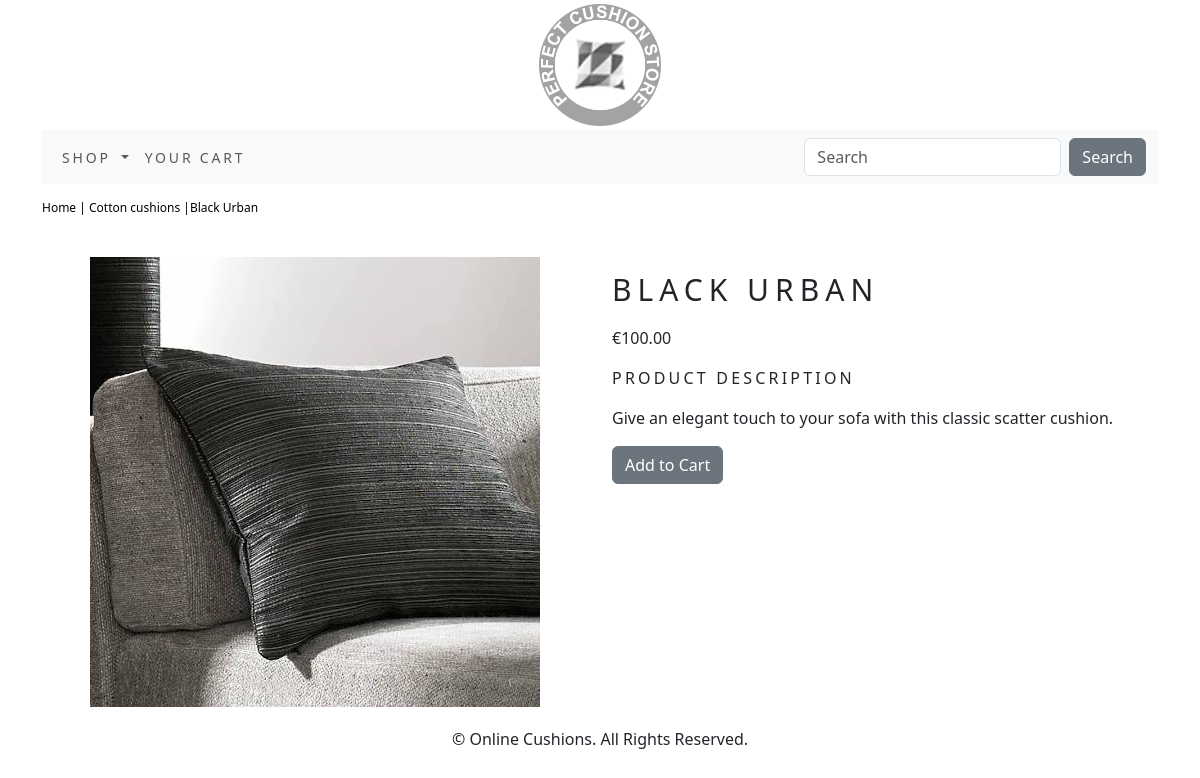
The page /3ee9d13e-3846-463f-86f7-d7e6ad6ecb55/1b5e0aeb-c369-4107-8d53-323a753851f0/ on the database as committed earlier.
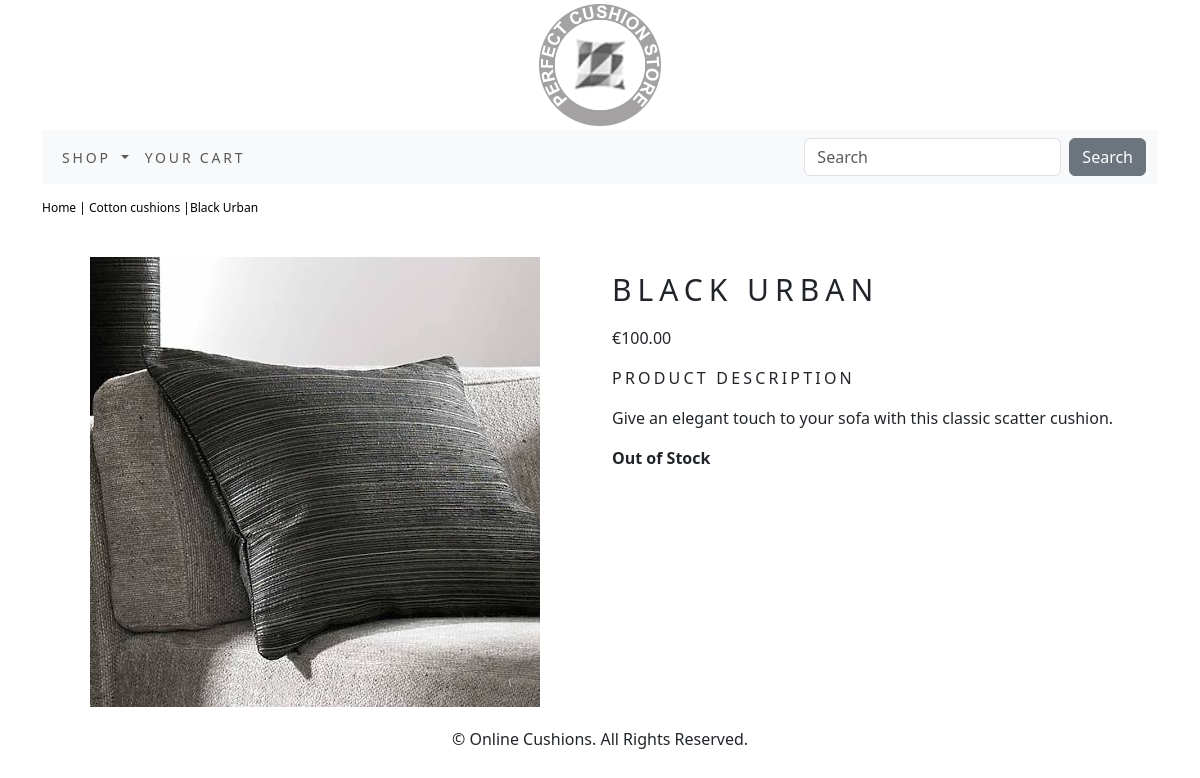
The same page on the database as committed later.
### shop/views.py (the view)
# urls.py: path('<uuid:category_id>/<uuid:product_id>/', views.product_detail, name= 'product_detail'),
def product_detail(request, category_id, product_id):
    product = get_object_or_404(Product, category_id=category_id, id=product_id)
    return render(request, 'shop/product.html', {'product':product})

### cart/context_processors.py (called while the page is built)
def counter(request):
    item_count = 0
    if 'admin' in request.path:
        return {}
    else:
        try:
            cart = Cart.objects.filter(cart_id=_cart_id(request))
            cart_items = CartItem.objects.all().filter(cart=cart[:1])
            for cart_item in cart_items:
                item_count += cart_item.quantity
        except Cart.DoesNotExist:
            item_count = 0
    return {'item_count':item_count}

### cart/views.py (called while the page is built)
def _cart_id(request):
    cart = request.session.session_key
    if not cart:
        cart = request.session.create()
    return cart

### shop/context_processors.py (called while the page is built)
def menu_links(request):
    links = Category.objects.all()
    return {'links':links}

### shop/models.py (called while the page is built)
    def get_absolute_url(self):
        return reverse('shop:products_by_category', args=[self.id])

    def __str__(self):
        return self.name

### shop/templates/shop/product.html (shortened to what this page needs)
{% extends "base.html" %}
{% load static %}
{% block content %}
    <div class="row my_prod_row_class">
        <div class="mx-auto">
            <p><a href="{% url 'shop:all_products' %}">Home</a> | <a href="{{product.category.get_url }}">{{product.category}}</a> |{{product.name}}</p>
        </div>
        <div class="container">
            <br>
            <div class="row">
                <div class="col-12 col-sm-12 col-md-12 col-lg-6 text-center">
                    <div style="min-width: 18rem;">
                        <img src="{{product.image.url}}" alt="{{product.name}}">
                    </div>
                </div>
                <div class="col-12 col-sm-12 col-md-12 col-lg-6">
                    <div>
                        <h1 class="my_prod_title">{{product.name}}</h1>
                        <p>€{{product.price}}</p>
                        <p class="my_title">Product Description</p>
                        <p class="text-justify my_prod_text">{{product.description}}</p>
                        {% if product.stock == 0%}
                            <p class="text-justify my_prod_text"><b>Out of Stock</b></p>
                        {% else %}
                            <a class ="btn btn-secondary" href="{% url 'cart:add_cart' product.id %}">Add to Cart</a>
                        {% endif %}
                    </div>
                </div>
            </div>
        </div>
    </div>
{% endblock %}

Rows that differ between the two databases and show on the page:
changed Product "BLACK URBAN": stock 3 → 0 (drawn)
Other text that changed with them:
text no longer shown: "Add to Cart"
text now shown: "Out of Stock"
